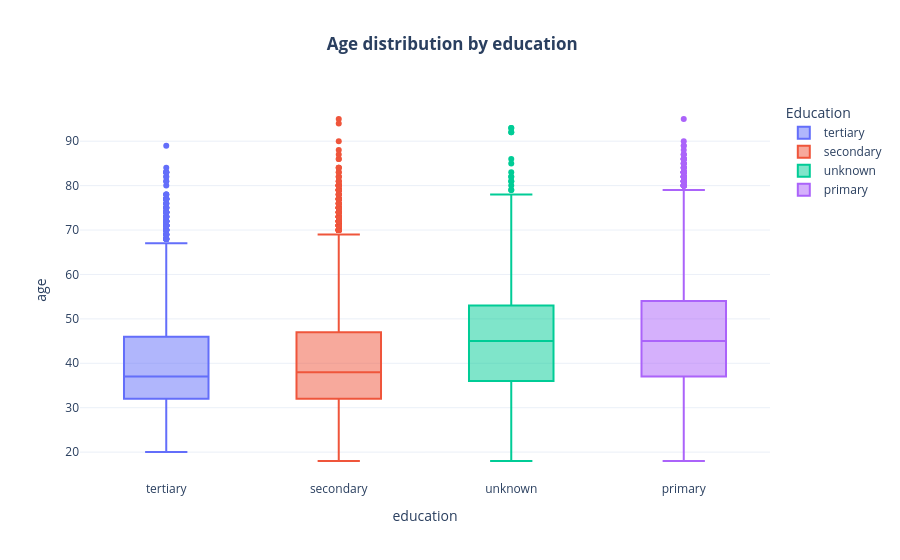

Write notebook code for a chart like this one.
### Code cell
fig=px.box(df, x='education', y='age', color='education', template='plotly_white',
           title='<b> Age distribution by education'
)
fig.update_layout(title_x=0.5, legend_title='Education')
fig.show()

### Figure 1 — Plotly figure (JSON) as saved in the notebook; plotly's stock layout.template omitted (floating-point values rounded to 4 significant figures; data arrays with more than 128 entries replaced by an {"elided": "..."} marker saying what was removed)
{"data": [{"alignmentgroup": "True", "hovertemplate": "education=%{x}<br>age=%{y}<extra></extra>", "legendgroup": "tertiary", "marker": {"color": "#636efa"}, "name": "tertiary", "notched": false, "offsetgroup": "tertiary", "orientation": "v", "showlegend": true, "type": "box", "x": {"elided": "13301 str values"}, "x0": " ", "xaxis": "x", "y": {"elided": "13301 int values"}, "y0": " ", "yaxis": "y"}, {"alignmentgroup": "True", "hovertemplate": "education=%{x}<br>age=%{y}<extra></extra>", "legendgroup": "secondary", "marker": {"color": "#EF553B"}, "name": "secondary", "notched": false, "offsetgroup": "secondary", "orientation": "v", "showlegend": true, "type": "box", "x": {"elided": "23202 str values"}, "x0": " ", "xaxis": "x", "y": {"elided": "23202 int values"}, "y0": " ", "yaxis": "y"}, {"alignmentgroup": "True", "hovertemplate": "education=%{x}<br>age=%{y}<extra></extra>", "legendgroup": "unknown", "marker": {"color": "#00cc96"}, "name": "unknown", "notched": false, "offsetgroup": "unknown", "orientation": "v", "showlegend": true, "type": "box", "x": {"elided": "1857 str values"}, "x0": " ", "xaxis": "x", "y": {"elided": "1857 int values"}, "y0": " ", "yaxis": "y"}, {"alignmentgroup": "True", "hovertemplate": "education=%{x}<br>age=%{y}<extra></extra>", "legendgroup": "primary", "marker": {"color": "#ab63fa"}, "name": "primary", "notched": false, "offsetgroup": "primary", "orientation": "v", "showlegend": true, "type": "box", "x": {"elided": "6851 str values"}, "x0": " ", "xaxis": "x", "y": {"elided": "6851 int values"}, "y0": " ", "yaxis": "y"}], "layout": {"boxmode": "overlay", "legend": {"title": {"text": "Education"}, "tracegroupgap": 0}, "title": {"text": "<b> Age distribution by education", "x": 0.5}, "xaxis": {"anchor": "y", "categoryarray": ["tertiary", "secondary", "unknown", "primary"], "categoryorder": "array", "domain": [0, 1], "title": {"text": "education"}}, "yaxis": {"anchor": "x", "domain": [0, 1], "title": {"text": "age"}}}}
